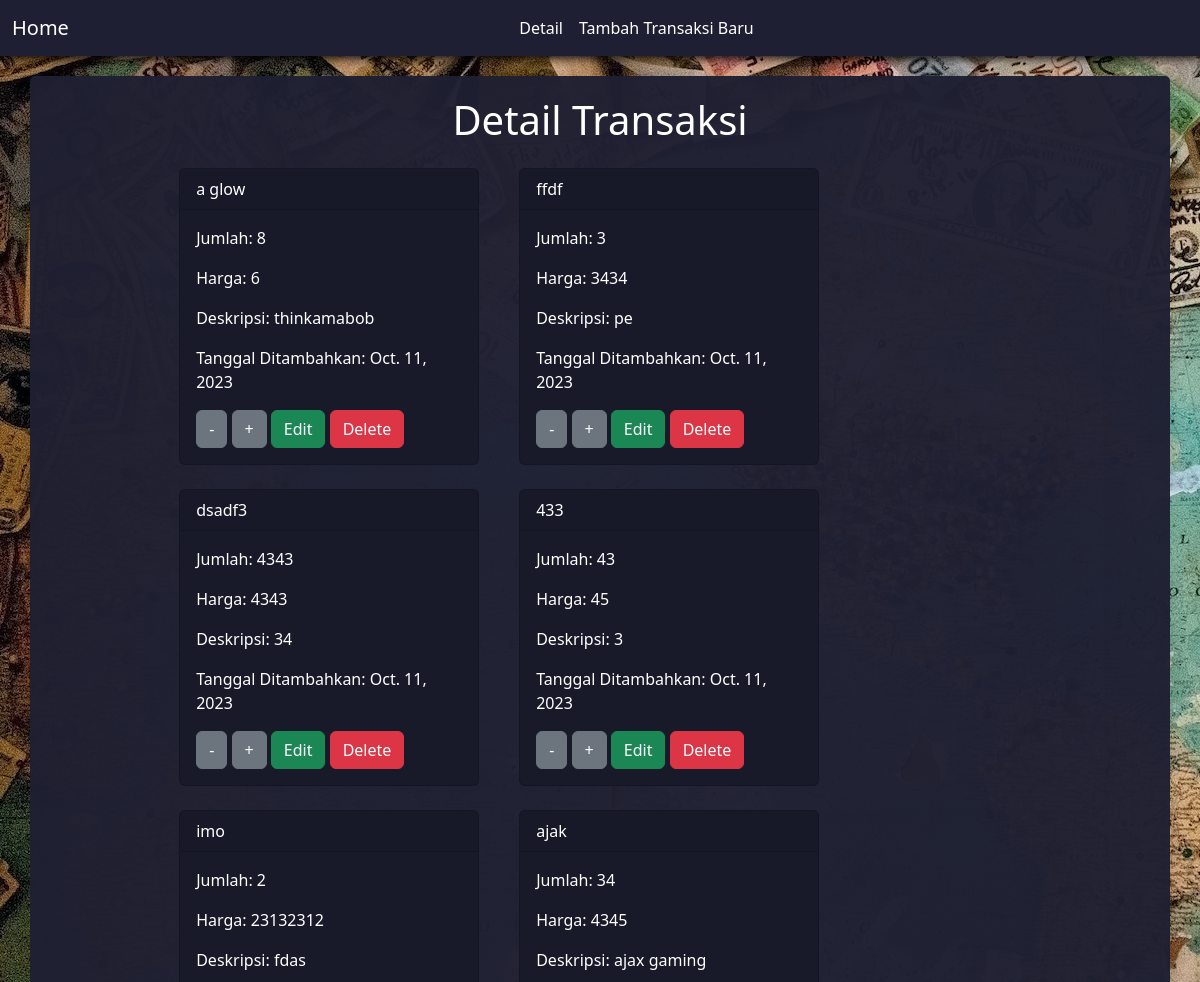
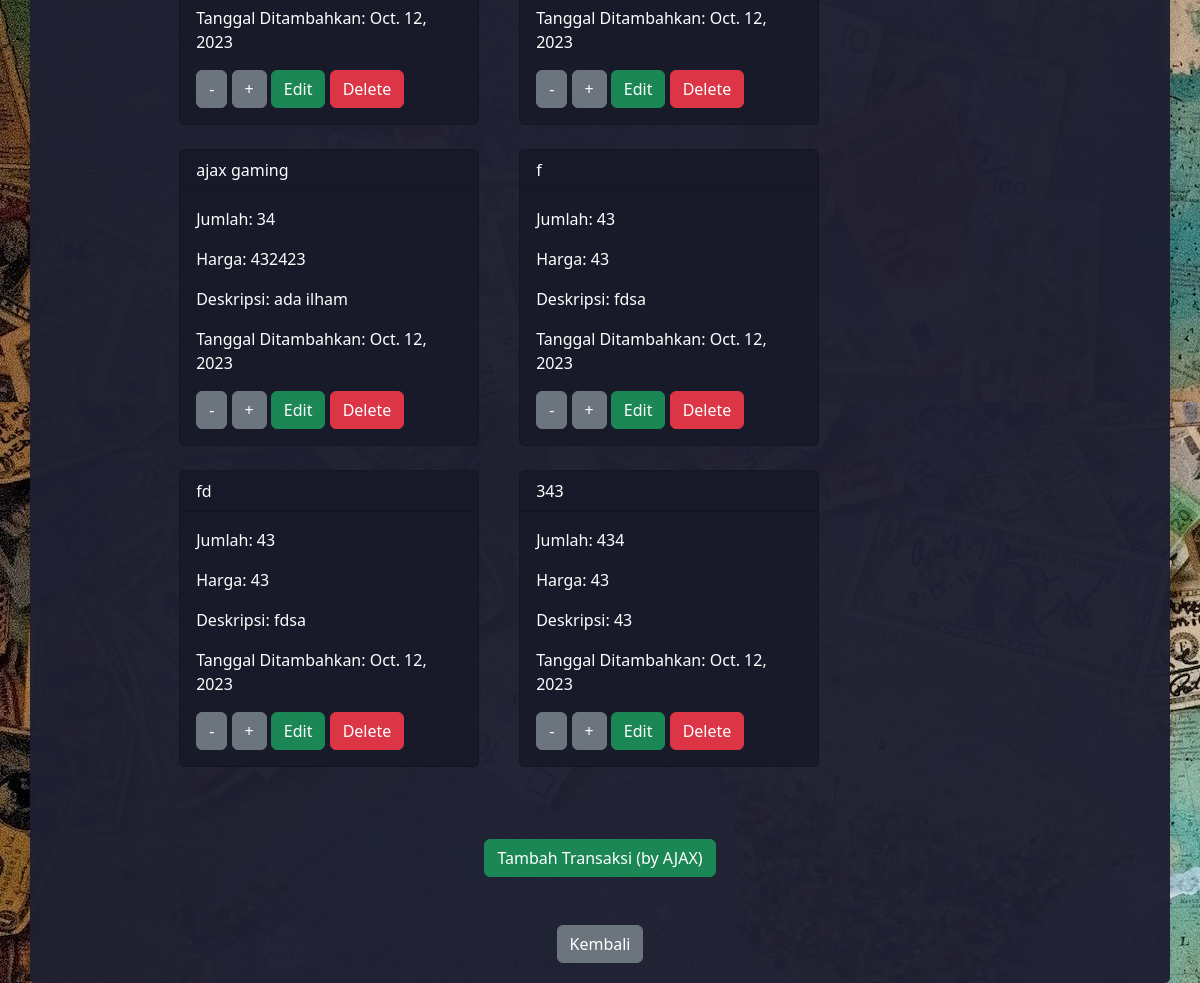
Page /show-detail (signed in) on the earlier database version (2 pictures, top to bottom).
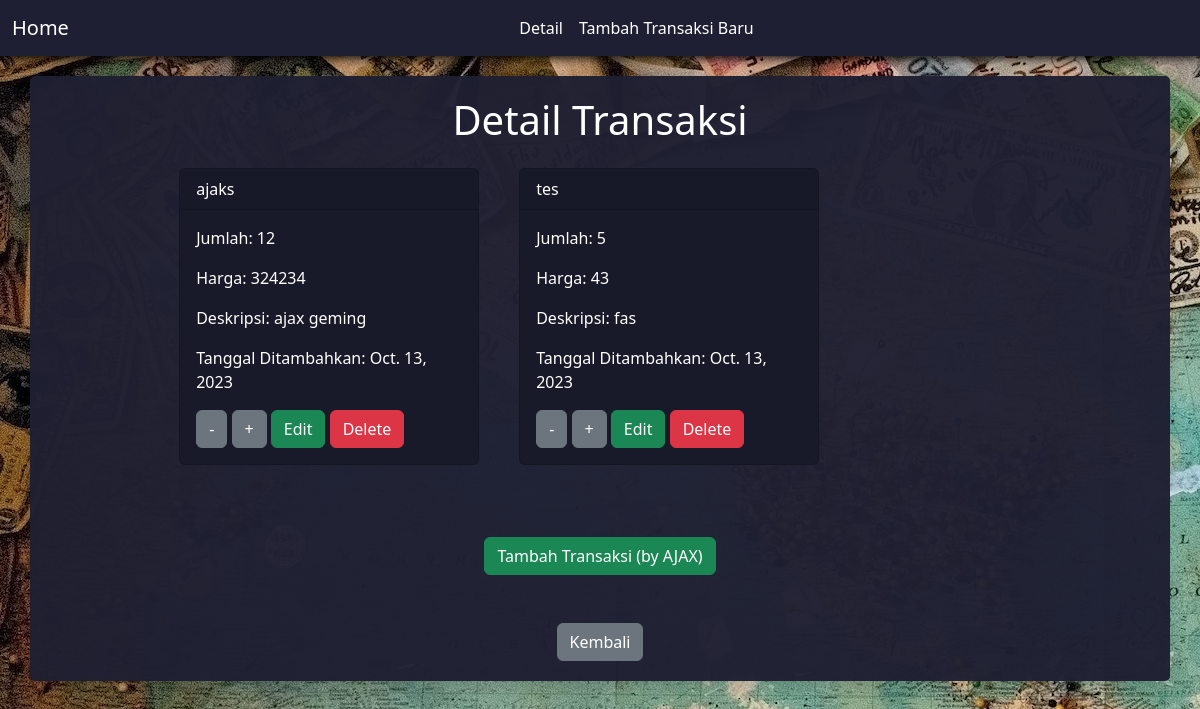
Same page on the later database version.
### main/models.py (models this page shows)
class Item(models.Model):
    user = models.ForeignKey(User, on_delete=models.CASCADE)
    name = models.CharField(max_length=255)
    amount = models.IntegerField()
    description = models.TextField()
    price = models.IntegerField()
    date_added = models.DateField(auto_now_add=True)

### main/views.py (the view)
# urls.py: path('show-detail', show_detail, name='show_detail'),
def show_detail(request):
    items = Item.objects.filter(user=request.user)
    context = {'items' : items }
    return render(request, "show_detail.html", context)

### main/templates/show_detail.html (shortened to what this page needs)
{% extends 'base.html' %}
{% block content %}
<div class="container shadow">
    <div class="text-center mb-4">
        <h1>Detail Transaksi</h1>
    </div>
    <div class="card-container">
        {% for item in items %}
        <div class="card mb-4" id="item_card_{{ item.pk }}">
            <div class="card-header">
                {{ item.name }}
            </div>
            <div class="card-body">
                <p class="card-text">Jumlah: {{ item.amount }}</p>
                <p class="card-text">Harga: {{ item.price }}</p>
                <p class="card-text">Deskripsi: {{ item.description }}</p>
                <p class="card-text">Tanggal Ditambahkan: {{ item.date_added }}</p>
                <a href="{% url 'main:decrease_item' item.pk %}" class="btn btn-secondary">-</a>
                <a href="{% url 'main:increase_item' item.pk %}" class="btn btn-secondary">+</a>
                <a href="{% url 'main:edit_item' item.pk %}" class="btn btn-primary">Edit</a>
                <a href="{% url 'main:delete_item' item.pk %}" class="btn btn-danger">Delete</a>
            </div>
        </div>
        {% endfor %}
    </div>
    <div class="text-center mt-5">
        <button type="button" class="btn btn-primary" data-bs-toggle="modal" data-bs-target="#exampleModal">Tambah Transaksi (by AJAX)</button>
    </div>
    <div class="text-center mt-5">
        <a href="{% url 'main:show_main' %}" class="btn btn-secondary">Kembali</a>
    </div>
</div>
{% endblock %}

Differences in the rows shown:
removed Item: name "a glow", amount "8", price "6", description "thinkamabob", date_added "Oct. 11, 2023"
removed Item: name "ffdf", amount "3", price "3434", description "pe", date_added "Oct. 11, 2023"
removed Item: name "dsadf3", amount "4343", price "4343", description "34", date_added "Oct. 11, 2023"
removed Item: name "433", amount "43", price "45", description "3", date_added "Oct. 11, 2023"
removed Item: name "imo", amount "2", price "23132312", description "fdas", date_added "Oct. 12, 2023"
removed Item: name "ajak", amount "34", price "4345", description "ajax gaming", date_added "Oct. 12, 2023"
removed Item: name "ajax gaming", amount "34", price "432423", description "ada ilham", date_added "Oct. 12, 2023"
removed Item: name "f", amount "43", price "43", description "fdsa", date_added "Oct. 12, 2023"
removed Item: name "fd", amount "43", price "43", description "fdsa", date_added "Oct. 12, 2023"
removed Item: name "343", amount "434", price "43", description "43", date_added "Oct. 12, 2023"
added Item: name "ajaks", amount "12", price "324234", description "ajax geming", date_added "Oct. 13, 2023"
added Item: name "tes", amount "5", price "43", description "fas", date_added "Oct. 13, 2023"
